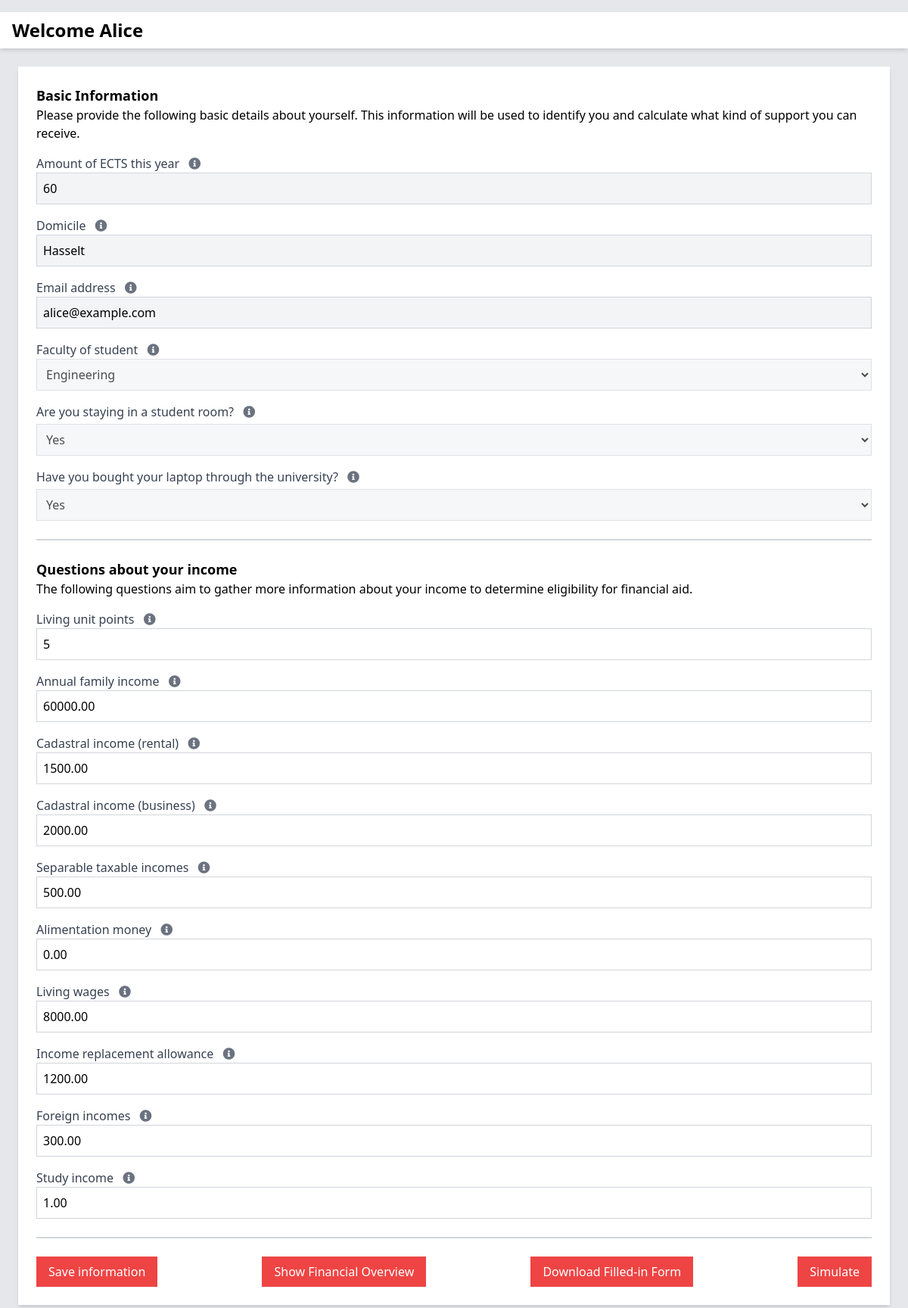
Page /simulate/ (signed in) on the committed database.
### app/models.py (models this page shows, shortened)
class Question(models.Model):
    text = models.CharField(max_length=200, unique=True)
    tag = models.CharField(max_length=50, unique=True, null=True, blank=True)
    pub_date = models.DateTimeField(auto_now_add=True, null=True, blank=True)

class UserProfile(models.Model):
    user_id = models.AutoField(primary_key=True)
    password = models.CharField(max_length=128)  # You'd normally use Django's built-in User model with hashing
    email = models.EmailField()
    faculty = models.CharField(max_length=100)
    ects_amount = models.PositiveIntegerField()
    domicile = models.CharField(max_length=255)
    living_unit_points = models.IntegerField(null=True, blank=True)  # Points for living unit
    annual_family_income = models.DecimalField(max_digits=12, decimal_places=2)
    cadastral_income_rental = models.DecimalField(max_digits=12, decimal_places=2)
    cadastral_income_business = models.DecimalField(max_digits=12, decimal_places=2)
    separable_taxable_incomes = models.DecimalField(max_digits=12, decimal_places=2)
    alimentation_money = models.DecimalField(max_digits=12, decimal_places=2, null=True, blank=True)
    living_wages = models.DecimalField(max_digits=12, decimal_places=2)
    income_replacement_allowance = models.DecimalField(max_digits=12, decimal_places=2)
    foreign_incomes = models.DecimalField(max_digits=12, decimal_places=2)
    study_income = models.DecimalField(max_digits=12, decimal_places=2, null=True, blank=True)
    student_room = models.CharField(max_length=3, choices=[('yes', 'Yes'), ('no', 'No')], blank=True, null=True)
    laptop_purchased = models.CharField(max_length=3, choices=[('yes', 'Yes'), ('no', 'No')], blank=True, null=True)

### app/views.py (the view)
# urls.py: path('simulate/', views.simulate, name='simulate'),  # Simulate page
def simulate(request):
    if 'guest' in request.GET:
        if 'email' in request.session:
            del request.session['email']
    user_email = request.session.get('email')
    if not user_email and 'guest' not in request.GET:
        return redirect('index')
    user = None
    if user_email:
        try:
            user = UserProfile.objects.get(email=user_email)
        except UserProfile.DoesNotExist:
            user = None
    username = user_email.split('@')[0].capitalize() if user_email else "Guest"
    header = f"Welcome {username}" if user_email else "Financial Simulation"
    context = {
        'username': username,
        'header': header,
        'user_email': user_email,  # Pass user_email to the template
        'basic_questions': Question.objects.filter(text__in=[
            "Email address", "Faculty of student", "Amount of ECTS this year", "Domicile"
        ]),
        'yes_no_questions': Question.objects.filter(text__in=[
            "Are you staying in a student room?", "Have you bought your laptop through the university?"
        ]),
        'income_questions': Question.objects.exclude(text__in=[
            "Email address", "Faculty of student", "Amount of ECTS this year",
            "Domicile", "Are you staying in a student room?", "Have you bought your laptop through the university?"
        ]),
        'yes_no_questions': [
            {
                'text': "Are you staying in a student room?",
                'tag': "student_room",
                'answer': user.student_room if user else ""
            },
            {
                'text': "Have you bought your laptop through the university?",
                'tag': "laptop_purchased",
                'answer': user.laptop_purchased if user else ""
            }
        ],
        'email': user.email if user else '',
        'faculty': user.faculty if user else '',
        'ects_amount': user.ects_amount if user else '',
        'domicile': user.domicile if user else '',
        'living_unit_points': user.living_unit_points if user else '',
        'annual_family_income': user.annual_family_income if user else '',
        'cadastral_income_rental': user.cadastral_income_rental if user else '',
        'cadastral_income_business': user.cadastral_income_business if user else '',
        'separable_taxable_incomes': user.separable_taxable_incomes if user else '',
        'alimentation_money': user.alimentation_money if user else '',
        'living_wages': user.living_wages if user else '',
        'income_replacement_allowance': user.income_replacement_allowance if user else '',
        'foreign_incomes': user.foreign_incomes if user else '',
        'study_income': user.study_income if user else '',
    }
    return render(request, 'account_info.html', context)

### app/templates/account_info.html (shortened to what this page needs)
<html lang="en">
<head>
    <script src="https://cdn.tailwindcss.com"></script>
    <link rel="stylesheet" href="https://cdnjs.cloudflare.com/ajax/libs/font-awesome/5.15.3/css/all.min.css">
</head>
<body class="bg-gray-200">
    <h1 class="text-2xl font-bold mt-4 bg-white px-4 py-2 shadow-md">
        {{ header }}
    </h1>
    <div class="flex flex-col items-center p-6">
        <div class="w-full max-w-6xl bg-white shadow-md p-6">
            <p class="text-lg font-semibold">Basic Information</p>
            <p>Please provide the following basic details about yourself. This information will be used to identify you and calculate what kind of support you can receive.</p>
            <form id="basic-form" class="space-y-4" method="POST">
                {% for question in basic_questions %}
                <div>
                    <label class="block text-gray-700" for="basic_question{{ forloop.counter }}">
                        {{ question.text }}
                        <i class="fas fa-info-circle text-gray-500 ml-2 cursor-pointer hover:text-blue-500"
                           title="{% if question.text == 'Email address' %}Your university email address (if applicable). If not, fill in None.{% elif question.text == 'Faculty of student' %}The faculty you are enrolled in e.g. Law, Engineering.{% elif question.text == 'Amount of ECTS this year' %}The total ECTS credits you are taking this year or would like to take if you logged in as a guest.{% elif question.text == 'Domicile' %}The official place where you live.{% endif %}"></i>
                    </label>
                    {% if question.text == 'Faculty of student' %}
                    <select class="w-full p-2 border border-gray-300 {% if user_email %}bg-gray-100{% else %}bg-white{% endif %}"
                            id="basic_question{{ forloop.counter }}"
                            name="basic_question{{ forloop.counter }}" {% if user_email %}disabled{% endif %}>
                        <option value="Engineering" {% if faculty == 'Engineering' %}selected{% endif %}>Engineering</option>
                    </select>
                    {% else %}
                    <input class="w-full p-2 border border-gray-300 {% if user_email %}bg-gray-100{% endif %}"
                           id="basic_question{{ forloop.counter }}"
                           name="basic_question{{ forloop.counter }}" type="text"
                           {% if user_email  %}readonly{% endif %}
                           value="{% if question.text == 'Email address' %}{{ email }}{% elif question.text == 'Amount of ECTS this year' %}{{ ects_amount }}{% elif question.text == 'Domicile' %}{{ domicile }}{% endif %}">
                    {% endif %}
                </div>
                {% endfor %}
            </form>
            <div>
                <form id="yes_no-form" class="space-y-4 mt-2">
                    {% for question in yes_no_questions %}
                    <div>
                        <label class="block text-gray-700 font-medium mb-1" for="yes_no_question{{ forloop.counter }}">
                            {{ question.text }}
                            <i class="fas fa-info-circle text-gray-500 ml-2 cursor-pointer hover:text-blue-500"
                               title="{% if question.text == 'Are you staying in a student room?' %}Select 'Yes' if you live in a student dormitory. If this is not the case, select 'No'{% elif question.text == 'Have you bought your laptop through the university?' %}Select 'Yes' if you purchased your laptop via the university program, if not select 'No'{% endif %}"></i>
                        </label>
                        <select class="w-full p-2 border border-gray-300 {% if user_email %}bg-gray-100{% else %}bg-white{% endif %}"
                                id="yes_no_question{{ forloop.counter }}"
                                name="{{ question.text }}"
                                value="yes" {% if user_email %}disabled{% endif %}>
                            <option value="yes" {% if question.answer == "yes" %}selected{% endif %}>Yes</option>
                        </select>
                    </div>
                    {% endfor %}
                </form>
            </div>
            <hr class="my-6 border-t-2 border-gray-300">
            <p class="text-lg font-semibold">Questions about your income</p>
            <p>The following questions aim to gather more information about your income to determine eligibility for financial aid.</p>
            <form id="income-form" class="space-y-4" method="POST">
                {% for question in income_questions %}
                <div>
                    <label class="block text-gray-700" for="income_question{{ forloop.counter }}">
                        {{ question.text }}
                        <i class="fas fa-info-circle text-gray-500 ml-2 cursor-pointer hover:text-blue-500"
                           title="{% if question.text == 'Living unit points' %}Points assigned to your living unit, used to calculate eligibility for financial aid.{% elif question.text == 'Annual family income' %}The total net income of your family for the year.{% elif question.text == 'Cadastral income (rental)' %}Income derived from renting out properties.{% elif question.text == 'Cadastral income (business)' %}Income derived from business properties.{% elif question.text == 'Separable taxable incomes' %}Taxable incomes that can be separated, such as investment income or bonuses.{% elif question.text == 'Alimentation money' %}Money received for child support or similar purposes.{% elif question.text == 'Living wages' %}Income earned from wages or salaries.{% elif question.text == 'Income replacement allowance' %}Allowance received if you are unable to work due to a disability.{% elif question.text == 'Foreign incomes' %}Income earned from foreign sources.{% elif question.text == 'Study income' %}Income earned while studying, such as scholarships or part-time jobs.{% endif %}"></i>
                    </label>
                    <input class="w-full p-2 border border-gray-300" id="income_question{{ forloop.counter }}"
                           name="{{ question.tag }}" type="text"
                           value="{% if question.text == 'Living unit points' %}{{ living_unit_points }}{% elif question.text == 'Annual family income' %}{{ annual_family_income }}{% elif question.text == 'Cadastral income (rental)' %}{{ cadastral_income_rental }}{% elif question.text == 'Cadastral income (business)' %}{{ cadastral_income_business }}{% elif question.text == 'Separable taxable incomes' %}{{ separable_taxable_incomes }}{% elif question.text == 'Alimentation money' %}{{ alimentation_money }}{% elif question.text == 'Living wages' %}{{ living_wages }}{% elif question.text == 'Income replacement allowance' %}{{ income_replacement_allowance }}{% elif question.text == 'Foreign incomes' %}{{ foreign_incomes }}{% elif question.text == 'Study income' %}{{ study_income }}{% endif %}">
                </div>
                {% endfor %}
            </form>
            <hr class="my-6 border-t-2 border-gray-300">
            <div class="flex justify-between mt-6">
                {% if user_email %}
                    <button id="save-button" class="bg-red-500 text-white py-2 px-4" type="button">Save information</button>
                    <button class="bg-red-500 text-white py-2 px-4" type="button" onclick="window.location.href='{% url 'financial_overview' %}';">
                        Show Financial Overview
                    </button>
                    <button class="bg-red-500 text-white py-2 px-4" type="button" onclick="downloadJSON()">
                        Download Filled-in Form
                    </button>
                    <button class="bg-red-500 text-white py-2 px-4" type="button" id="submit-button" onclick="calculate_income()">
                        Simulate
                    </button>
                {% endif %}
            </div>
        </div>
    </div>
</body>
</html>

### rows in the picture
Question: text "Amount of ECTS this year", ects_amount "60"
Question: text "Domicile"
UserProfile: domicile "Hasselt", email "alice@example.com", annual_family_income "60000.00", cadastral_income_rental "1500.00", cadastral_income_business "2000.00", separable_taxable_incomes "500.00", alimentation_money "0.00", living_wages "8000.00", income_replacement_allowance "1200.00", foreign_incomes "300.00", study_income "1.00"
Question: text "Email address"
Question: text "Faculty of student"
Question: text "Living unit points", living_unit_points "5"
Question: text "Annual family income"
Question: text "Cadastral income (rental)"
Question: text "Cadastral income (business)"
Question: text "Separable taxable incomes"
Question: text "Alimentation money"
Question: text "Living wages"
Question: text "Income replacement allowance"
Question: text "Foreign incomes"
Question: text "Study income"

### other values in the picture
{{ header }} "Welcome Alice"
{{ question.text }} "Are you staying in a student room?" "Have you bought your laptop through the university?"
